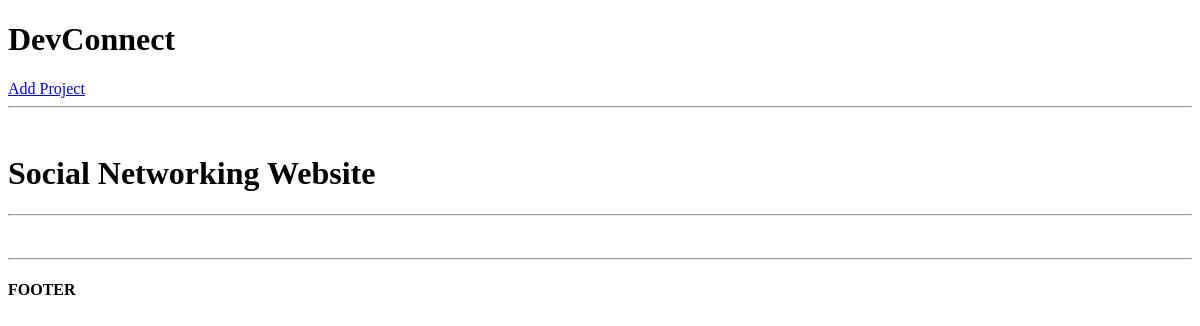
The page /project/59163cdc-6346-47ca-8651-b5759910f32c on the database as committed earlier.
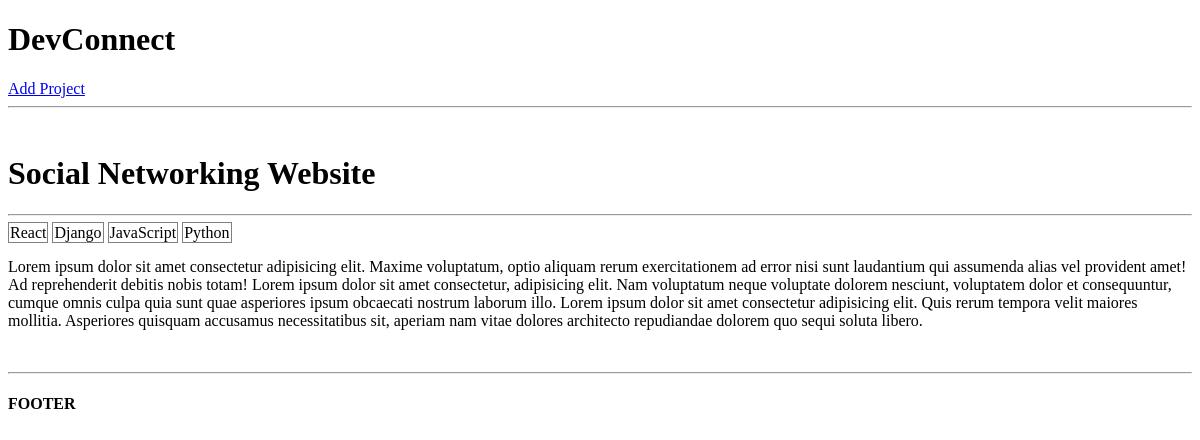
The same page on the database as committed later.
### projects/models.py (models this page shows, shortened)
class Project(models.Model):
    title = models.CharField(max_length=200)
    description = models.TextField(null=True, blank=True)
    demo_link = models.CharField(max_length=1000, null=True, blank=True)
    source_link = models.CharField(max_length=1000, null=True, blank=True)
    tags = models.ManyToManyField('Tag', blank=True)
    vote_total = models.IntegerField(default=0, null=True, blank=True)
    vote_ratio = models.IntegerField(default=0, null=True, blank=True)
    created = models.DateTimeField(auto_now_add=True)
    id = models.UUIDField(default=uuid.uuid4, unique=True, primary_key=True, editable=False)

class Tag(models.Model):
    name = models.CharField(max_length=200)
    created = models.DateTimeField(auto_now_add=True)
    id = models.UUIDField(default=uuid.uuid4, unique=True, primary_key=True, editable=False)
    def __str__(self):
        return self.name

### projects/views.py (the view)
# urls.py: path('project/<str:pk>', views.project, name="project"),
def project(request, pk):
    projectObj = Project.objects.get(id = pk)
    context = {'project' : projectObj}
    return render(request, 'projects/single-project.html', context)

### projects/templates/projects/single-project.html
{% extends 'main.html' %}
{% block content %}
<br>
<h1>{{project.title}}</h1>
<hr>
{% for tag in project.tags.all %}
<span style="padding: 1px; border: 1px solid grey;">{{tag}}</span>
{% endfor %}
<p>{{project.description}}</p>
{% endblock content %}

### templates/main.html (shortened to what this page needs)
<!DOCTYPE html>
<html lang="en">
<head>
</head>
<body>
    {% include 'navbar.html' %}
    {% block content %}
    {% endblock content %}
    <br>
    <hr>
    <h4>FOOTER</h4>
</body>
</html>

### templates/navbar.html
<h1>DevConnect</h1>
<a href="{% url 'create-project' %}">Add Project</a>
<hr>

Rows that differ between the two databases and show on the page:
changed Project "Social Networking Website": description (not shown) → "Lorem ipsum dolor sit amet consectetur adipisicing elit. Maxime voluptatum, optio aliquam rerum exercitationem ad error nisi sunt laudantium qui assumenda alias vel provident amet! Ad reprehenderit debitis nobis totam! Lorem ipsum dolor sit amet consectetur, adipisicing elit. Nam voluptatum neque voluptate dolorem nesciunt, voluptatem dolor et consequuntur, cumque omnis culpa quia sunt quae asperiores ipsum obcaecati nostrum laborum illo. Lorem ipsum dolor sit amet consectetur adipisicing elit. Quis rerum tempora velit maiores mollitia. Asperiores quisquam accusamus necessitatibus sit, aperiam nam vitae dolores architecto repudiandae dolorem quo sequi soluta libero."
added Tag: name "React"
added Tag: name "Django"
added Tag: name "JavaScript"
added Tag: name "Python"
